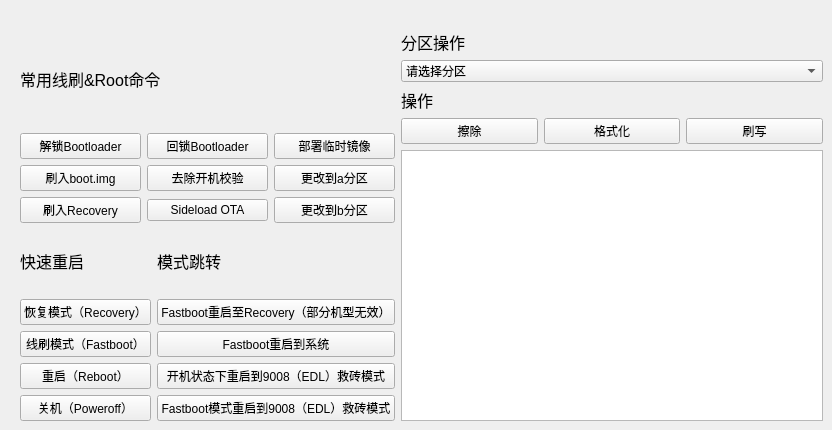
     <widget class="QWidget" name="tab_8">
      <attribute name="title">
       <string>刷机专区</string>
      </attribute>
      <widget class="QWidget" name="layoutWidget">
       <property name="geometry">
        <rect>
         <x>20</x>
         <y>30</y>
         <width>803</width>
         <height>391</height>
        </rect>
       </property>
       <layout class="QHBoxLayout" name="horizontalLayout_24">
        <item>
         <layout class="QVBoxLayout" name="verticalLayout_36">
          <item>
           <layout class="QVBoxLayout" name="verticalLayout_31">
            <item>
             <widget class="QLabel" name="label_26">
              <property name="font">
               <font>
                <pointsize>12</pointsize>
               </font>
              </property>
              <property name="text">
               <string>常用线刷&amp;Root命令</string>
              </property>
             </widget>
            </item>
            <item>
             <layout class="QGridLayout" name="gridLayout_10">
              <item row="0" column="0">
               <widget class="QPushButton" name="UnlockBootloader">
                <property name="text">
                 <string>解锁Bootloader</string>
                </property>
               </widget>
              </item>
              <item row="0" column="1">
               <widget class="QPushButton" name="LockBootloader">
                <property name="text">
                 <string>回锁Bootloader</string>
                </property>
               </widget>
              </item>
              <item row="0" column="2">
               <widget class="QPushButton" name="TemporaryIMG">
                <property name="text">
                 <string>部署临时镜像</string>
                </property>
               </widget>
              </item>
              <item row="1" column="0">
               <widget class="QPushButton" name="FlashBoot">
                <property name="text">
                 <string>刷入boot.img</string>
                </property>
               </widget>
              </item>
              <item row="1" column="1">
               <widget class="QPushButton" name="FlashVbmeta">
                <property name="text">
                 <string>去除开机校验</string>
                </property>
               </widget>
              </item>
              <item row="1" column="2">
               <widget class="QPushButton" name="SetActivea">
                <property name="text">
                 <string>更改到a分区</string>
                </property>
               </widget>
              </item>
              <item row="2" column="0">
               <widget class="QPushButton" name="FlashRecovery">
                <property name="text">
                 <string>刷入Recovery</string>
                </property>
               </widget>
              </item>
              <item row="2" column="1">
               <widget class="QPushButton" name="SideloadOTA">
                <property name="text">
                 <string>Sideload OTA</string>
                </property>
               </widget>
              </item>
              <item row="2" column="2">
               <widget class="QPushButton" name="SetActiveb">
                <property name="text">
                 <string>更改到b分区</string>
                </property>
               </widget>
              </item>
             </layout>
            </item>
           </layout>
          </item>
          <item>
           <layout class="QHBoxLayout" name="horizontalLayout_22">
            <item>
             <layout class="QVBoxLayout" name="verticalLayout_30">
              <item>
               <widget class="QLabel" name="label_27">
                <property name="font">
                 <font>
                  <pointsize>12</pointsize>
                 </font>
                </property>
                <property name="text">
                 <string>快速重启</string>
                </property>
               </widget>
              </item>
              <item>
               <layout class="QVBoxLayout" name="verticalLayout_29">
                <item>
                 <widget class="QPushButton" name="rebootrecovery_2">
                  <property name="text">
                   <string>恢复模式（Recovery）</string>
                  </property>
                 </widget>
                </item>
                <item>
                 <widget class="QPushButton" name="rebootfastboot_2">
                  <property name="text">
                   <string>线刷模式（Fastboot）</string>
                  </property>
                 </widget>
                </item>
                <item>
                 <widget class="QPushButton" name="reboot_2">
                  <property name="text">
                   <string>重启（Reboot）</string>
                  </property>
                 </widget>
                </item>
                <item>
                 <widget class="QPushButton" name="poweroff_2">
                  <property name="text">
                   <string>关机（Poweroff）</string>
                  </property>
                 </widget>
                </item>
               </layout>
              </item>
             </layout>
            </item>
            <item>
             <layout class="QVBoxLayout" name="verticalLayout_28">
              <item>
               <widget class="QLabel" name="label_28">
                <property name="font">
                 <font>
                  <pointsize>12</pointsize>
                 </font>
                </property>
                <property name="text">
                 <string>模式跳转</string>
                </property>
               </widget>
              </item>
              <item>
               <layout class="QVBoxLayout" name="verticalLayout_26">
                <item>
                 <widget class="QPushButton" name="FastbootRebootRecovery">
                  <property name="text">
                   <string>Fastboot重启至Recovery（部分机型无效）</string>
                  </property>
                 </widget>
                </item>
                <item>
                 <widget class="QPushButton" name="FastbootReboot">
                  <property name="text">
                   <string>Fastboot重启到系统</string>
                  </property>
                 </widget>
                </item>
                <item>
                 <widget class="QPushButton" name="adbreboot9008_2">
                  <property name="text">
                   <string>开机状态下重启到9008（EDL）救砖模式</string>
                  </property>
                 </widget>
                </item>
                <item>
                 <widget class="QPushButton" name="fastbootreboot9008_2">
                  <property name="text">
                   <string>Fastboot模式重启到9008（EDL）救砖模式</string>
                  </property>
                 </widget>
                </item>
               </layout>
              </item>
             </layout>
            </item>
           </layout>
          </item>
         </layout>
        </item>
        <item>
         <layout class="QVBoxLayout" name="verticalLayout_35">
          <item>
           <layout class="QVBoxLayout" name="verticalLayout_34">
            <item>
             <layout class="QVBoxLayout" name="verticalLayout_33">
              <item>
               <widget class="QLabel" name="label_29">
                <property name="font">
                 <font>
                  <pointsize>12</pointsize>
                 </font>
                </property>
                <property name="text">
                 <string>分区操作</string>
                </property>
               </widget>
              </item>
              <item>
               <widget class="QComboBox" name="ChoosePartition">
                <item>
                 <property name="text">
                  <string>请选择分区</string>
                 </property>
                </item>
                <item>
                 <property name="text">
                  <string>boot</string>
                 </property>
                </item>
                <item>
                 <property name="text">
                  <string>system</string>
                 </property>
                </item>
                <item>
                 <property name="text">
                  <string>userdata</string>
                 </property>
                </item>
                <item>
                 <property name="text">
                  <string>recovery</string>
                 </property>
                </item>
                <item>
                 <property name="text">
                  <string>所有分区</string>
                 </property>
                </item>
               </widget>
              </item>
             </layout>
            </item>
            <item>
             <layout class="QVBoxLayout" name="verticalLayout_32">
              <item>
               <widget class="QLabel" name="label_30">
                <property name="font">
                 <font>
                  <pointsize>12</pointsize>
                 </font>
                </property>
                <property name="text">
                 <string>操作</string>
                </property>
               </widget>
              </item>
              <item>
               <layout class="QHBoxLayout" name="horizontalLayout_23">
                <item>
                 <widget class="QPushButton" name="ErasePartition">
                  <property name="text">
                   <string>擦除</string>
                  </property>
                 </widget>
                </item>
                <item>
                 <widget class="QPushButton" name="FormatPartition">
                  <property name="text">
                   <string>格式化</string>
                  </property>
                 </widget>
                </item>
                <item>
                 <widget class="QPushButton" name="FlashPartition">
                  <property name="text">
                   <string>刷写</string>
                  </property>
                 </widget>
                </item>
               </layout>
              </item>
             </layout>
            </item>
           </layout>
          </item>
          <item>
           <widget class="QTextBrowser" name="CommandOutput"/>
          </item>
         </layout>
        </item>
       </layout>
      </widget>
     </widget>
